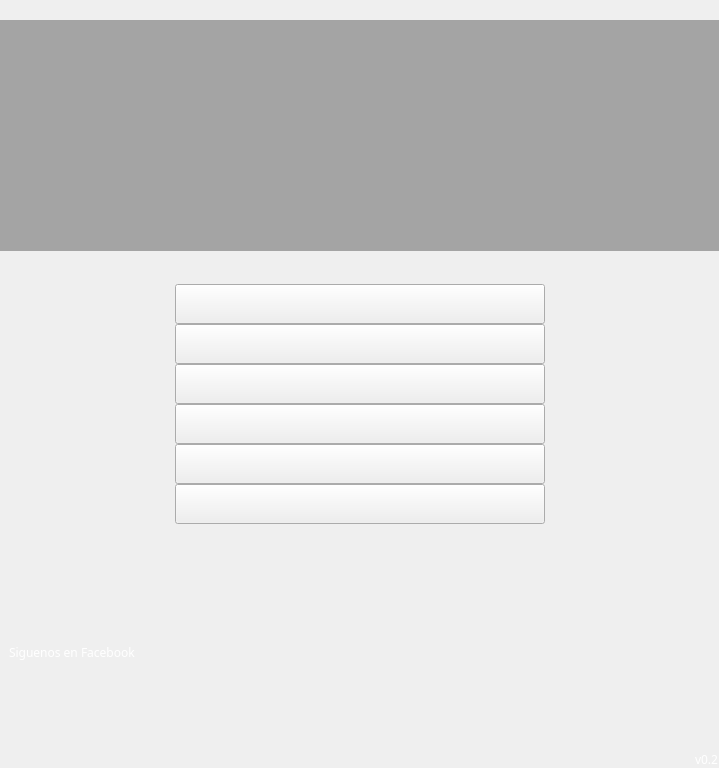
<?xml version="1.0" encoding="UTF-8"?>
<ui version="4.0">
 <class>FormPrincipal</class>
 <widget class="QWidget" name="FormPrincipal">
  <property name="enabled">
   <bool>true</bool>
  </property>
  <property name="geometry">
   <rect>
    <x>0</x>
    <y>0</y>
    <width>719</width>
    <height>768</height>
   </rect>
  </property>
  <property name="sizePolicy">
   <sizepolicy hsizetype="Maximum" vsizetype="Maximum">
    <horstretch>0</horstretch>
    <verstretch>0</verstretch>
   </sizepolicy>
  </property>
  <property name="font">
   <font>
    <pointsize>8</pointsize>
   </font>
  </property>
  <property name="windowTitle">
   <string>Form</string>
  </property>
  <property name="styleSheet">
   <string notr="true">/*logo*/
#_w_logo{	
	background-color: rgba(0, 0, 0, 80);
}
/*Play Button*/
#_pb_play{
	border-image: url(:/stylesheet/play.png);
}
#_pb_play:hover{	
	border-image: url(:/stylesheet/play_hover.png);
}
#_pb_play:pressed{
	border-image: url(:/stylesheet/play_pressed.png);
}
#_pb_play:disabled{
	border-image: url(:/stylesheet/play_disabled.png);
}

/*Replay Button*/
#_pb_replays{
	border-image: url(:/stylesheet/replays.png);
}
#_pb_replays:hover{	
	border-image: url(:/stylesheet/replays_hover.png);
}
#_pb_replays:pressed{
	border-image: url(:/stylesheet/replays_pressed.png);
}
#_pb_replays:disabled{
	border-image: url(:/stylesheet/replays_disabled.png);
}

/*Configuration Button*/
#_pb_configuration{
	border-image: url(:/stylesheet/configuration.png);
}
#_pb_configuration:hover{	
	border-image: url(:/stylesheet/configuration_hover.png);
}
#_pb_configuration:pressed{
	border-image: url(:/stylesheet/configuration_pressed.png);
}
#_pb_configuration:disabled{
	border-image: url(:/stylesheet/configuration_disabled.png);
}

/*Help Button*/
#_pb_help{
	border-image: url(:/stylesheet/help.png);
}
#_pb_help:hover{	
	border-image: url(:/stylesheet/help_hover.png);
}
#_pb_help:pressed{
	border-image: url(:/stylesheet/help_pressed.png);
}
#_pb_help:disabled{
	border-image: url(:/stylesheet/help_disabled.png);
}

/*Credits Button*/
#_pb_credits{
	border-image: url(:/stylesheet/credits.png);
}
#_pb_credits:hover{	
	border-image: url(:/stylesheet/credits_hover.png);
}
#_pb_credits:pressed{
	border-image: url(:/stylesheet/credits_pressed.png);
}
#_pb_credits:disabled{
	border-image: url(:/stylesheet/credits_disabled.png);
}

/*Exit Button*/
#_pb_exit{
	border-image: url(:/stylesheet/exit.png);
}
#_pb_exit:hover{	
	border-image: url(:/stylesheet/exit_hover.png);
}
#_pb_exit:pressed{
	border-image: url(:/stylesheet/exit_pressed.png);
}
#_pb_exit:disabled{
	border-image: url(:/stylesheet/exit_disabled.png);
}</string>
  </property>
  <layout class="QVBoxLayout" name="verticalLayout_3">
   <property name="spacing">
    <number>0</number>
   </property>
   <property name="leftMargin">
    <number>0</number>
   </property>
   <property name="topMargin">
    <number>0</number>
   </property>
   <property name="rightMargin">
    <number>0</number>
   </property>
   <property name="bottomMargin">
    <number>0</number>
   </property>
   <item>
    <spacer name="verticalSpacer_3">
     <property name="orientation">
      <enum>Qt::Vertical</enum>
     </property>
     <property name="sizeType">
      <enum>QSizePolicy::Minimum</enum>
     </property>
     <property name="sizeHint" stdset="0">
      <size>
       <width>20</width>
       <height>20</height>
      </size>
     </property>
    </spacer>
   </item>
   <item>
    <widget class="QWidget" name="_w_logo" native="true">
     <layout class="QHBoxLayout" name="horizontalLayout_4">
      <item>
       <spacer name="horizontalSpacer">
        <property name="orientation">
         <enum>Qt::Horizontal</enum>
        </property>
        <property name="sizeHint" stdset="0">
         <size>
          <width>40</width>
          <height>20</height>
         </size>
        </property>
       </spacer>
      </item>
      <item>
       <widget class="QLabel" name="label">
        <property name="text">
         <string/>
        </property>
        <property name="pixmap">
         <pixmap resource="../resources/resources.qrc">:/logo/logo.png</pixmap>
        </property>
        <property name="scaledContents">
         <bool>false</bool>
        </property>
       </widget>
      </item>
      <item>
       <spacer name="horizontalSpacer_2">
        <property name="orientation">
         <enum>Qt::Horizontal</enum>
        </property>
        <property name="sizeHint" stdset="0">
         <size>
          <width>40</width>
          <height>20</height>
         </size>
        </property>
       </spacer>
      </item>
     </layout>
    </widget>
   </item>
   <item>
    <spacer name="verticalSpacer_2">
     <property name="orientation">
      <enum>Qt::Vertical</enum>
     </property>
     <property name="sizeType">
      <enum>QSizePolicy::Minimum</enum>
     </property>
     <property name="sizeHint" stdset="0">
      <size>
       <width>20</width>
       <height>20</height>
      </size>
     </property>
    </spacer>
   </item>
   <item>
    <layout class="QHBoxLayout" name="horizontalLayout_3">
     <property name="spacing">
      <number>0</number>
     </property>
     <item>
      <spacer name="horizontalSpacer_5">
       <property name="orientation">
        <enum>Qt::Horizontal</enum>
       </property>
       <property name="sizeHint" stdset="0">
        <size>
         <width>40</width>
         <height>20</height>
        </size>
       </property>
      </spacer>
     </item>
     <item>
      <layout class="QVBoxLayout" name="verticalLayout">
       <property name="spacing">
        <number>0</number>
       </property>
       <item>
        <widget class="QLabel" name="label_2">
         <property name="enabled">
          <bool>true</bool>
         </property>
         <property name="text">
          <string/>
         </property>
         <property name="pixmap">
          <pixmap resource="../resources/resources.qrc">:/menu/menu_top.png</pixmap>
         </property>
        </widget>
       </item>
       <item>
        <layout class="QHBoxLayout" name="horizontalLayout_2">
         <property name="spacing">
          <number>0</number>
         </property>
         <item>
          <spacer name="horizontalSpacer_3">
           <property name="orientation">
            <enum>Qt::Horizontal</enum>
           </property>
           <property name="sizeHint" stdset="0">
            <size>
             <width>40</width>
             <height>20</height>
            </size>
           </property>
          </spacer>
         </item>
         <item>
          <layout class="QVBoxLayout" name="verticalLayout_2">
           <property name="spacing">
            <number>0</number>
           </property>
           <item>
            <widget class="QPushButton" name="_pb_play">
             <property name="enabled">
              <bool>true</bool>
             </property>
             <property name="minimumSize">
              <size>
               <width>370</width>
               <height>40</height>
              </size>
             </property>
             <property name="maximumSize">
              <size>
               <width>370</width>
               <height>50</height>
              </size>
             </property>
             <property name="font">
              <font>
               <pointsize>8</pointsize>
              </font>
             </property>
             <property name="text">
              <string/>
             </property>
            </widget>
           </item>
           <item>
            <widget class="QPushButton" name="_pb_replays">
             <property name="enabled">
              <bool>true</bool>
             </property>
             <property name="minimumSize">
              <size>
               <width>370</width>
               <height>40</height>
              </size>
             </property>
             <property name="maximumSize">
              <size>
               <width>370</width>
               <height>50</height>
              </size>
             </property>
             <property name="font">
              <font>
               <pointsize>8</pointsize>
              </font>
             </property>
             <property name="text">
              <string/>
             </property>
            </widget>
           </item>
           <item>
            <widget class="QPushButton" name="_pb_configuration">
             <property name="minimumSize">
              <size>
               <width>370</width>
               <height>40</height>
              </size>
             </property>
             <property name="maximumSize">
              <size>
               <width>370</width>
               <height>50</height>
              </size>
             </property>
             <property name="font">
              <font>
               <pointsize>8</pointsize>
              </font>
             </property>
             <property name="text">
              <string/>
             </property>
            </widget>
           </item>
           <item>
            <widget class="QPushButton" name="_pb_help">
             <property name="minimumSize">
              <size>
               <width>370</width>
               <height>40</height>
              </size>
             </property>
             <property name="maximumSize">
              <size>
               <width>370</width>
               <height>50</height>
              </size>
             </property>
             <property name="font">
              <font>
               <pointsize>8</pointsize>
              </font>
             </property>
             <property name="text">
              <string/>
             </property>
            </widget>
           </item>
           <item>
            <widget class="QPushButton" name="_pb_credits">
             <property name="minimumSize">
              <size>
               <width>370</width>
               <height>40</height>
              </size>
             </property>
             <property name="maximumSize">
              <size>
               <width>370</width>
               <height>50</height>
              </size>
             </property>
             <property name="font">
              <font>
               <pointsize>8</pointsize>
              </font>
             </property>
             <property name="text">
              <string/>
             </property>
            </widget>
           </item>
           <item>
            <widget class="QPushButton" name="_pb_exit">
             <property name="minimumSize">
              <size>
               <width>370</width>
               <height>40</height>
              </size>
             </property>
             <property name="maximumSize">
              <size>
               <width>370</width>
               <height>50</height>
              </size>
             </property>
             <property name="font">
              <font>
               <pointsize>8</pointsize>
              </font>
             </property>
             <property name="text">
              <string/>
             </property>
            </widget>
           </item>
          </layout>
         </item>
         <item>
          <spacer name="horizontalSpacer_4">
           <property name="orientation">
            <enum>Qt::Horizontal</enum>
           </property>
           <property name="sizeHint" stdset="0">
            <size>
             <width>40</width>
             <height>20</height>
            </size>
           </property>
          </spacer>
         </item>
        </layout>
       </item>
       <item>
        <widget class="QLabel" name="label_3">
         <property name="text">
          <string/>
         </property>
         <property name="pixmap">
          <pixmap resource="../resources/resources.qrc">:/menu/menu_bottom.png</pixmap>
         </property>
        </widget>
       </item>
      </layout>
     </item>
     <item>
      <spacer name="horizontalSpacer_6">
       <property name="orientation">
        <enum>Qt::Horizontal</enum>
       </property>
       <property name="sizeHint" stdset="0">
        <size>
         <width>40</width>
         <height>20</height>
        </size>
       </property>
      </spacer>
     </item>
    </layout>
   </item>
   <item>
    <layout class="QHBoxLayout" name="horizontalLayout">
     <property name="leftMargin">
      <number>9</number>
     </property>
     <item>
      <widget class="QLabel" name="label_4">
       <property name="font">
        <font>
         <family>Revue BT</family>
        </font>
       </property>
       <property name="text">
        <string>&lt;html&gt;&lt;head/&gt;&lt;body&gt;&lt;p&gt;&lt;a href=&quot;https://www.facebook.com/pages/GT/747543228610197?ref=hl&quot;&gt;&lt;img src=&quot;:/icons/facebook.png&quot;/&gt;&lt;/a&gt;&lt;/p&gt;&lt;/body&gt;&lt;/html&gt;</string>
       </property>
       <property name="openExternalLinks">
        <bool>true</bool>
       </property>
      </widget>
     </item>
     <item>
      <widget class="QLabel" name="label_5">
       <property name="font">
        <font>
         <family>Revue BT</family>
        </font>
       </property>
       <property name="styleSheet">
        <string notr="true">color:white;</string>
       </property>
       <property name="text">
        <string>Siguenos en Facebook</string>
       </property>
      </widget>
     </item>
     <item>
      <spacer name="horizontalSpacer_8">
       <property name="orientation">
        <enum>Qt::Horizontal</enum>
       </property>
       <property name="sizeHint" stdset="0">
        <size>
         <width>40</width>
         <height>20</height>
        </size>
       </property>
      </spacer>
     </item>
     <item>
      <widget class="QLabel" name="label_6">
       <property name="font">
        <font>
         <family>Revue BT</family>
        </font>
       </property>
       <property name="styleSheet">
        <string notr="true">color:white;</string>
       </property>
       <property name="text">
        <string>v0.2</string>
       </property>
       <property name="alignment">
        <set>Qt::AlignBottom|Qt::AlignLeading|Qt::AlignLeft</set>
       </property>
      </widget>
     </item>
    </layout>
   </item>
  </layout>
 </widget>
 <resources>
  <include location="../resources/resources.qrc"/>
 </resources>
 <connections/>
</ui>
